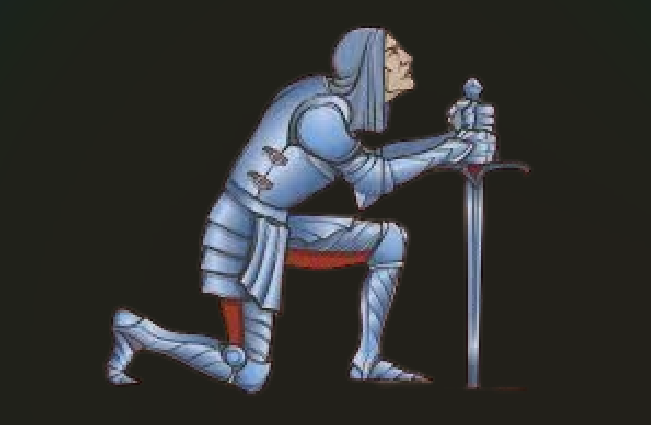
#> input picture storage/dashboard/assets/vassal_knight_source.png, 651 x 425 px
$ python export_vassal_icon.py
#> lines starting #> are read from the running program, lines starting #| are printed output that depends on the picture
"""Build transparent VassalOps knight PNG/ICO from assets/vassal_knight_source.png."""
from __future__ import annotations

from collections import deque
from pathlib import Path

from PIL import Image

ROOT = Path(__file__).resolve().parents[1]
DASH = ROOT / "storage" / "dashboard"
SOURCE = DASH / "assets" / "vassal_knight_source.png"
OUT_PNG = DASH / "vassal_icon.png"
OUT_ICO = DASH / "vassal_icon.ico"
OUT_ICO_DESKTOP = DASH / "vassalops_bare.ico"  # Desktop shortcut (transparent knight)
OUT_MASTER = DASH / "assets" / "vassal_knight.png"

# Splash stage background — used only if a residual fringe remains
SPLASH_BG = (15, 20, 25, 255)  # #0f1419


def remove_background_flood(img: Image.Image, tol: int = 44) -> Image.Image:
    """
    Flood-fill from image edges using the corner seed color.
    Source art uses a murky olive/brown plate (~26,35,30), not pure black —
    so RGB<=28 keying left a visible box. Edge flood removes that plate.
    """
    rgba = img.convert("RGBA")
    w, h = rgba.size
    pix = rgba.load()
    sr, sg, sb, _ = pix[0, 0]

    def is_bg(r: int, g: int, b: int) -> bool:
        # Keep bright steel and red accents
        if (r + g + b) / 3.0 > 62:
            return False
        if r >= 90 and r > g + 20 and r > b + 20:
            return False
        return abs(r - sr) <= tol and abs(g - sg) <= tol and abs(b - sb) <= tol

    seeds = [(0, 0), (w - 1, 0), (0, h - 1), (w - 1, h - 1)]
    # denser edge seeds so disconnected bg pockets near the border get hit
    for x in range(0, w, 8):
        seeds.append((x, 0))
        seeds.append((x, h - 1))
    for y in range(0, h, 8):
        seeds.append((0, y))
        seeds.append((w - 1, y))

    q: deque = deque()
    seen = set()
    for s in seeds:
        if s not in seen and is_bg(*pix[s[0], s[1]][:3]):
            q.append(s)
            seen.add(s)

    while q:
        x, y = q.popleft()
        r, g, b, _a = pix[x, y]
        if not is_bg(r, g, b):
            continue
        pix[x, y] = (r, g, b, 0)
        for nx, ny in ((x + 1, y), (x - 1, y), (x, y + 1), (x, y - 1)):
            if 0 <= nx < w and 0 <= ny < h and (nx, ny) not in seen:
                nr, ng, nb, _ = pix[nx, ny]
                if is_bg(nr, ng, nb):
                    seen.add((nx, ny))
                    q.append((nx, ny))

    # Second pass: any remaining seed-like dark plate pixels (small islands)
    for y in range(h):
        for x in range(w):
            r, g, b, a = pix[x, y]
            if a == 0:
                continue
            if is_bg(r, g, b):
                # only clear if a neighbor is already transparent (fringe / hole)
                for nx, ny in ((x + 1, y), (x - 1, y), (x, y + 1), (x, y - 1)):
                    if 0 <= nx < w and 0 <= ny < h and pix[nx, ny][3] == 0:
                        pix[x, y] = (r, g, b, 0)
                        break
    return rgba


def trim_alpha(img: Image.Image, pad: int = 8) -> Image.Image:
    bbox = img.getbbox()
    if not bbox:
        return img
    left, top, right, bottom = bbox
    left = max(0, left - pad)
    top = max(0, top - pad)
    right = min(img.width, right + pad)
    bottom = min(img.height, bottom + pad)
    return img.crop((left, top, right, bottom))


def fit_square(img: Image.Image, size: int, fill: float = 0.94, *, allow_upscale: bool = True) -> Image.Image:
    """Place knight in a transparent square. Splash should not upscale (keeps clean edges)."""
    target = max(1, int(size * fill))
    w, h = img.size
    scale = min(target / w, target / h)
    if not allow_upscale:
        scale = min(scale, 1.0)
    nw = max(1, int(round(w * scale)))
    nh = max(1, int(round(h * scale)))
    scaled = img.resize((nw, nh), Image.Resampling.LANCZOS) if (nw, nh) != (w, h) else img.copy()
    canvas = Image.new("RGBA", (size, size), (0, 0, 0, 0))
    ox = (size - scaled.width) // 2
    oy = (size - scaled.height) // 2
    canvas.paste(scaled, (ox, oy), scaled)
    return canvas


def fit_square_desktop(img: Image.Image, size: int, fill: float = 0.90) -> Image.Image:
    """Transparent desktop icon — knight only, no plate and no outline stroke."""
    return fit_square(img, size, fill=fill, allow_upscale=True)


def main() -> None:
    if not SOURCE.is_file():
        raise SystemExit(f"Missing source: {SOURCE}")
    cut = remove_background_flood(Image.open(SOURCE))
#> in remove_background_flood, rgba is the input picture: PIL image 651x425 RGBA; mean R, G, B, A 50.1, 51.4, 50.5, 255
#> in remove_background_flood, `sr, sg, sb, _ = pix[0, 0]`: sr = 26; sg = 35; sb = 30
#> after the loop in remove_background_flood, `for s in seeds:`: seen = 270 items
#> the loop in remove_background_flood, `while q:` made 222528 passes
#> (x, y, r, g, b) on passes 1 to 3: (0, 0, 26, 35, 30), (650, 0, 27, 35, 27), (0, 424, 32, 33, 26)
#> after the loop in remove_background_flood, `while q:`: seen = 222528 items
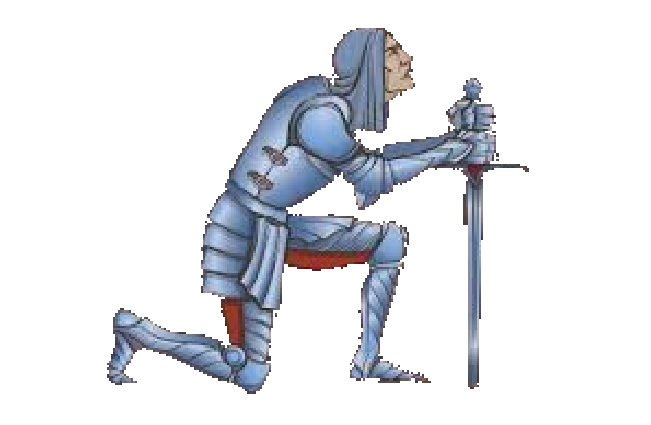
#> cut: PIL image 651x425 RGBA; mean R, G, B, A 50.1, 51.4, 50.5, 49.9; transparent parts drawn white
    cut = trim_alpha(cut, pad=4)
#> in trim_alpha, `bbox = img.getbbox()`: bbox = (107, 28, 529, 394)
#> in trim_alpha, `left, top, right, bottom = bbox`: left = 107; top = 28; right = 529; bottom = 394
#> in trim_alpha, `left = max(0, left - pad)`: left = 103
#> in trim_alpha, `top = max(0, top - pad)`: top = 24
#> in trim_alpha, `right = min(img.width, right + pad)`: right = 533
#> in trim_alpha, `bottom = min(img.height, bottom + pad)`: bottom = 398
#> in trim_alpha, `return img.crop((left, top, right, bottom))`:
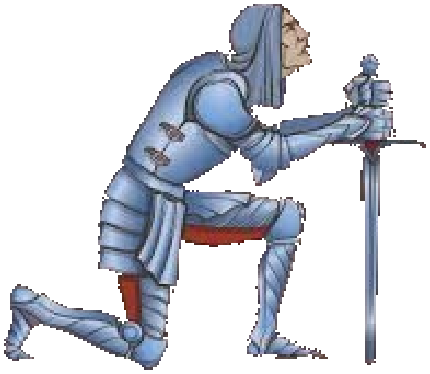
#> returned value: PIL image 430x374 RGBA; mean R, G, B, A 62.7, 64.7, 68.2, 85.9; transparent parts drawn white
    DASH.mkdir(parents=True, exist_ok=True)
    (DASH / "assets").mkdir(parents=True, exist_ok=True)
    # Splash master = transparent knight (no separate splash duplicate)
    ui = fit_square(cut, 512, fill=0.88, allow_upscale=False)
#> in fit_square, `canvas = Image.new("RGBA", (size, size), (0, 0, 0, 0))`: canvas: PIL image 512x512 RGBA; every value is 0
#> in fit_square, `canvas.paste(scaled, (ox, oy), scaled)`:
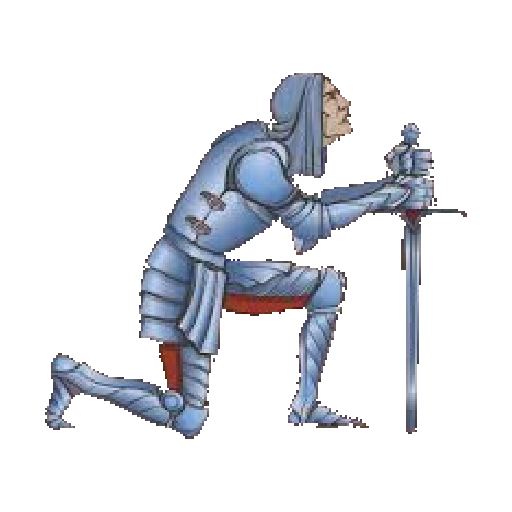
#> canvas: PIL image 512x512 RGBA; mean R, G, B, A 24.3, 26.2, 30.8, 52.7; transparent parts drawn white
    master = fit_square(cut, 1024, fill=0.70, allow_upscale=False)
#> call 2 of fit_square, with size = 1024, fill = 0.7, allow_upscale = False
#> in fit_square (call 2), `canvas = Image.new("RGBA", (size, size), (0, 0, 0, 0))`: canvas: PIL image 1024x1024 RGBA; every value is 0
#> in fit_square (call 2), `canvas.paste(scaled, (ox, oy), scaled)`:
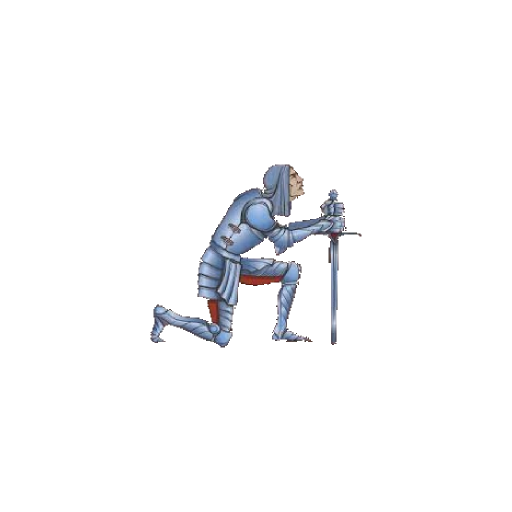
#> canvas: PIL image 1024x1024 RGBA (shown at 1/2 size); mean R, G, B, A 6.1, 6.6, 7.7, 13.2; transparent parts drawn white
    ui.save(OUT_PNG, format="PNG")
    master.save(OUT_MASTER, format="PNG")
    # Desktop + title-bar ICOs
    sizes = [(16, 16), (24, 24), (32, 32), (48, 48), (64, 64), (128, 128), (256, 256)]
    ico_master = fit_square_desktop(cut, 256, fill=0.90)
#> call 3 of fit_square, with size = 256, fill = 0.9, allow_upscale = True
#> in fit_square (call 3), `scaled = img.resize((nw, nh), Image.Resampling.LANCZOS) if (nw, nh) !=..`:
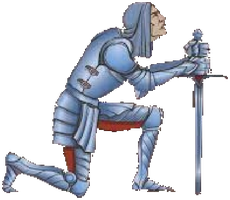
#> scaled: PIL image 230x200 RGBA; mean R, G, B, A 44.6, 47.3, 55.2, 85.9; transparent parts drawn white
#> in fit_square (call 3), `canvas = Image.new("RGBA", (size, size), (0, 0, 0, 0))`: canvas: PIL image 256x256 RGBA; every value is 0
#> in fit_square (call 3), `canvas.paste(scaled, (ox, oy), scaled)`:
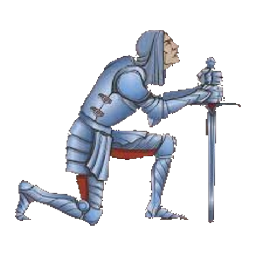
#> canvas: PIL image 256x256 RGBA; mean R, G, B, A 27.9, 30.1, 35.3, 59; transparent parts drawn white
    ico_master.save(OUT_ICO, format="ICO", sizes=sizes)
    ico_master.save(OUT_ICO_DESKTOP, format="ICO", sizes=sizes)
    c0 = master.getpixel((0, 0))
#> c0 = (0, 0, 0, 0)
    ico_c = ico_master.getpixel((2, 2))
#> ico_c = (0, 0, 0, 0)
    print(f"Wrote {OUT_PNG}")
    print(f"Wrote {OUT_ICO}")
    print(f"Wrote {OUT_ICO_DESKTOP}")
    print(f"Wrote {OUT_MASTER}")
    print(f"master corner RGBA={c0} (alpha should be 0)")
#| master corner RGBA=(0, 0, 0, 0) (alpha should be 0)
    print(f"ico corner RGBA={ico_c} (alpha should be 0)")
#| ico corner RGBA=(0, 0, 0, 0) (alpha should be 0)
    print(f"ico sizes={sizes}")


if __name__ == "__main__":
    main()
